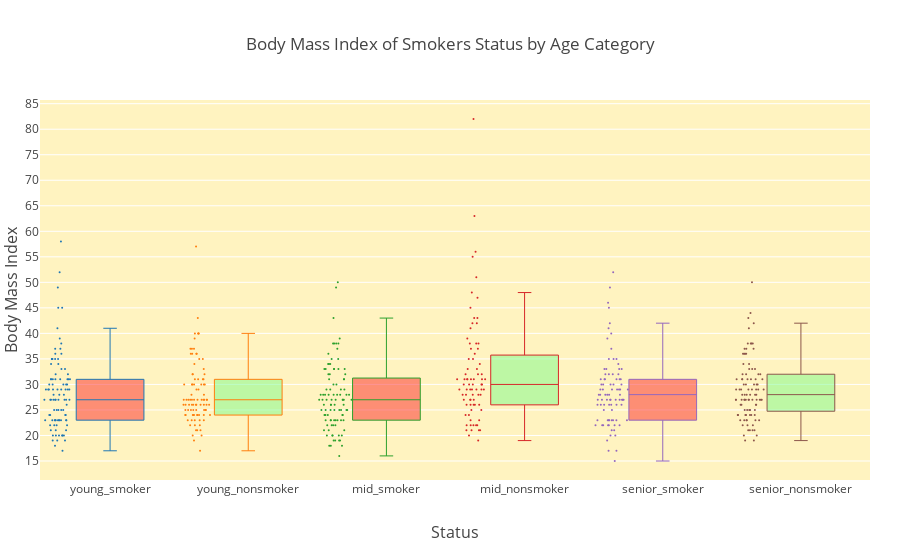

Source (notebook cell):
### Markdown cell above
##### Body Mass Index of Smokers Status by Age Category

- Adding the smoke status variable could give a different outlook, hence further subdivided the  age category  into smokers and non smokers
    * Young_smoker : Smoker who is  within ages 35-40
    * Young_nonmoker : A nonsmoker who is  within ages 35-40
    * Mid_smoker: Smoker who is  within ages 40-45
    * Mid_nonsmoker:A nonsmoker who is  within ages 40-45
    * Senior_smoker: Smoker who is  within ages 45-50
    * Senior_nonsmoker: A nonsmoker who is  within ages 45-50

### Code cell
import plotly.plotly as py
import plotly.graph_objs as go
'young-senior Adult', 'senior adult', 'mid-senior Adult'
young_smoker = df['BMI '].loc[(df["age_cat"] == 'young-senior Adult') & (df['Smoke Status'] == 'smokes daily')].values
mid_smoker = df['BMI '].loc[(df["age_cat"] == 'mid-senior Adult') & (df['Smoke Status'] == 'smokes daily')].values
senior_smoker = df['BMI '].loc[(df["age_cat"] == 'senior adult') & (df['Smoke Status'] == 'smokes daily')].values

# Non-Smokers
young_nonsmoker = df['BMI '].loc[(df["age_cat"] == 'young-senior Adult') & (df['Smoke Status'] == 'non smoker')].values
mid_nonsmoker = df['BMI '].loc[(df["age_cat"] == 'mid-senior Adult') & (df['Smoke Status'] == 'non smoker')].values
senior_nonsmoker = df['BMI '].loc[(df["age_cat"] == 'senior adult') & (df['Smoke Status'] == 'non smoker')].values


x_data = ['young_smoker', 'young_nonsmoker',
          'mid_smoker', 'mid_nonsmoker',
          'senior_smoker', 'senior_nonsmoker',]

y0 = young_smoker
y1 = young_nonsmoker
y2 = mid_smoker
y3 = mid_nonsmoker
y4 = senior_smoker
y5 = senior_nonsmoker

y_data = [y0,y1,y2,y3,y4,y5]

colors = ['rgba(251, 43, 43, 0.5)', 'rgba(125, 251, 137, 0.5)', 
          'rgba(251, 43, 43, 0.5)', 'rgba(125, 251, 137, 0.5)', 
          'rgba(251, 43, 43, 0.5)', 'rgba(125, 251, 137, 0.5)']

traces = []

for xd, yd, cls in zip(x_data, y_data, colors):
        traces.append(go.Box(
            y=yd,
            name=xd,
            boxpoints='all',
            jitter=0.5,
            whiskerwidth=0.2,
            fillcolor=cls,
            marker=dict(
                size=2,
            ),
            line=dict(width=1),
        ))

layout = go.Layout(
    title='Body Mass Index of Smokers Status by Age Category',
    xaxis=dict(
    title="Status",
    titlefont=dict(
    size=16)),
    yaxis=dict(
        title="Body Mass Index",
        autorange=True,
        showgrid=True,
        zeroline=True,
        dtick=5,
        gridcolor='rgb(255, 255, 255)',
        gridwidth=1,
        zerolinecolor='rgb(255, 255, 255)',
        zerolinewidth=2,
        titlefont=dict(
        size=16)
    ),
    margin=dict(
        l=40,
        r=30,
        b=80,
        t=100,
    ),
    paper_bgcolor='rgb(255, 255, 255)',
    plot_bgcolor='rgb(255, 243, 192)',
    showlegend=False
)

fig = go.Figure(data=traces, layout=layout)
iplot(fig)

### Figure 1 — Plotly figure (JSON) as saved in the notebook; plotly's stock layout.template omitted (floating-point values rounded to 4 significant figures)
{"data": [{"boxpoints": "all", "fillcolor": "rgba(251, 43, 43, 0.5)", "jitter": 0.5, "line": {"width": 1}, "marker": {"size": 2}, "name": "young_smoker", "type": "box", "uid": "19891e7c-3b6f-41d0-a2bc-c3f0c70746b3", "whiskerwidth": 0.2, "y": [36, 23, 58, 31, 35, 24, 31, 34, 33, 27, 35, 52, 31, 37, 35, 20, 21, 23, 29, 27, 20, 19, 27, 34, 23, 29, 36, 27, 45, 24, 23, 25, 22, 23, 39, 31, 20, 30, 49, 31, 32, 20, 25, 23, 27, 35, 30, 23, 29, 20, 23, 29, 31, 41, 22, 27, 19, 21, 28, 22, 23, 25, 37, 27, 27, 29, 23, 29, 38, 26, 29, 31, 28, 33, 27, 30, 31, 21, 18, 25, 29, 25, 28, 24, 32, 24, 30, 17, 27, 20, 45, 23, 35, 30, 22, 29, 19]}, {"boxpoints": "all", "fillcolor": "rgba(125, 251, 137, 0.5)", "jitter": 0.5, "line": {"width": 1}, "marker": {"size": 2}, "name": "young_nonsmoker", "type": "box", "uid": "c61a6d10-27c3-4b81-afbf-e791d28b0f63", "whiskerwidth": 0.2, "y": [27, 36, 24, 26, 23, 37, 21, 28, 25, 27, 24, 43, 24, 36, 35, 31, 27, 23, 25, 20, 27, 32, 30, 24, 32, 28, 21, 24, 26, 27, 40, 27, 31, 26, 17, 20, 25, 30, 33, 26, 37, 40, 22, 40, 26, 26, 25, 31, 31, 21, 30, 26, 26, 27, 24, 26, 26, 39, 19, 57, 36, 23, 30, 29, 27, 30, 22, 26, 40, 22, 32, 27, 25, 29, 27, 24, 24, 27, 35, 36, 34, 25, 27, 24, 30, 23, 24, 23, 37, 30, 25, 25]}, {"boxpoints": "all", "fillcolor": "rgba(251, 43, 43, 0.5)", "jitter": 0.5, "line": {"width": 1}, "marker": {"size": 2}, "name": "mid_smoker", "type": "box", "uid": "5200db4b-75f5-40ff-adb9-a3bcd20dada7", "whiskerwidth": 0.2, "y": [27, 28, 23, 28, 25, 20, 25, 38, 24, 28, 38, 35, 25, 23, 28, 34, 29, 26, 21, 31, 35, 27, 20, 22, 21, 20, 33, 32, 27, 27, 33, 25, 25, 28, 28, 33, 27, 24, 25, 31, 33, 22, 29, 18, 39, 19, 24, 32, 19, 26, 23, 50, 22, 23, 25, 25, 20, 23, 27, 19, 43, 24, 23, 16, 38, 28, 27, 31, 22, 18, 26, 33, 21, 37, 32, 23, 20, 29, 34, 38, 30, 28, 33, 30, 24, 49, 36, 19, 27, 27, 26, 26, 34, 28, 23, 29, 18]}, {"boxpoints": "all", "fillcolor": "rgba(125, 251, 137, 0.5)", "jitter": 0.5, "line": {"width": 1}, "marker": {"size": 2}, "name": "mid_nonsmoker", "type": "box", "uid": "28e44ee6-d9f5-4d3d-af15-d44e0d7f74a3", "whiskerwidth": 0.2, "y": [28, 28, 39, 23, 22, 23, 19, 29, 29, 31, 21, 36, 30, 29, 38, 32, 31, 43, 38, 29, 28, 35, 45, 27, 28, 42, 26, 47, 82, 29, 21, 26, 30, 43, 33, 41, 22, 34, 27, 28, 29, 24, 55, 32, 31, 29, 33, 56, 26, 38, 30, 27, 21, 30, 25, 21, 32, 27, 20, 31, 31, 31, 35, 63, 26, 25, 31, 22, 37, 30, 22, 31, 26, 51, 22, 42, 24, 37, 48]}, {"boxpoints": "all", "fillcolor": "rgba(251, 43, 43, 0.5)", "jitter": 0.5, "line": {"width": 1}, "marker": {"size": 2}, "name": "senior_smoker", "type": "box", "uid": "cc0a96f6-8382-4fb7-bb66-5c809cb9ae52", "whiskerwidth": 0.2, "y": [46, 26, 20, 41, 42, 49, 31, 17, 26, 17, 26, 29, 31, 33, 22, 29, 26, 26, 27, 15, 23, 29, 25, 29, 30, 22, 22, 40, 34, 23, 35, 26, 30, 26, 19, 45, 32, 27, 22, 32, 31, 39, 27, 23, 31, 25, 30, 33, 27, 29, 33, 28, 21, 22, 22, 35, 27, 29, 21, 28, 28, 27, 27, 27, 23, 31, 30, 23, 35, 52, 37, 32, 28, 33, 23, 23, 30, 27, 23, 20, 31, 27, 22, 28, 29, 32, 28]}, {"boxpoints": "all", "fillcolor": "rgba(125, 251, 137, 0.5)", "jitter": 0.5, "line": {"width": 1}, "marker": {"size": 2}, "name": "senior_nonsmoker", "type": "box", "uid": "74596954-564b-4255-9fe7-6b2eed0ffb63", "whiskerwidth": 0.2, "y": [24, 36, 27, 34, 50, 32, 31, 31, 32, 21, 36, 27, 32, 25, 37, 28, 31, 26, 27, 24, 27, 28, 43, 29, 28, 27, 26, 29, 23, 33, 25, 22, 31, 36, 29, 24, 21, 41, 37, 21, 27, 20, 27, 24, 22, 32, 23, 26, 30, 19, 28, 29, 24, 24, 28, 22, 38, 38, 29, 30, 23, 27, 37, 23, 27, 31, 27, 29, 38, 30, 23, 25, 26, 28, 27, 38, 25, 24, 31, 31, 44, 29, 19, 30, 30, 29, 21, 42, 20, 27, 23, 27, 33, 25, 33, 36, 34]}], "layout": {"margin": {"b": 80, "l": 40, "r": 30, "t": 100}, "paper_bgcolor": "rgb(255, 255, 255)", "plot_bgcolor": "rgb(255, 243, 192)", "showlegend": false, "title": {"text": "Body Mass Index of Smokers Status by Age Category"}, "xaxis": {"title": {"font": {"size": 16}, "text": "Status"}}, "yaxis": {"autorange": true, "dtick": 5, "gridcolor": "rgb(255, 255, 255)", "gridwidth": 1, "showgrid": true, "title": {"font": {"size": 16}, "text": "Body Mass Index"}, "zeroline": true, "zerolinecolor": "rgb(255, 255, 255)", "zerolinewidth": 2}}}
